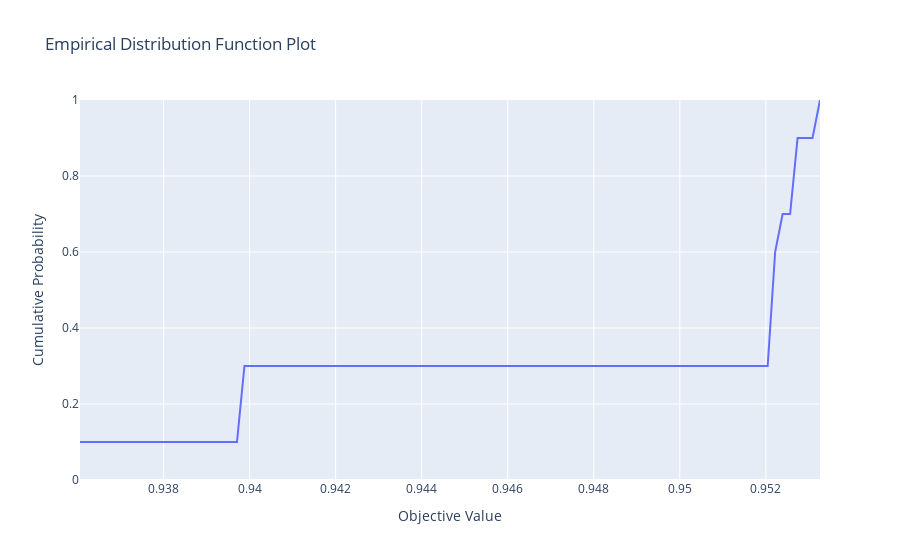

The notebook cell this image was saved under:
### Code cell
fig = optuna.visualization.plot_edf([dbscan_study])
show(fig)
